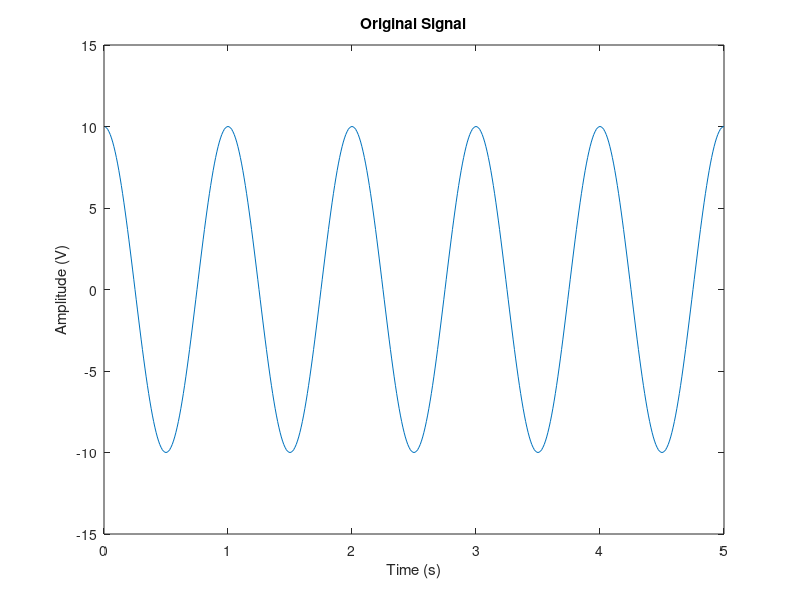
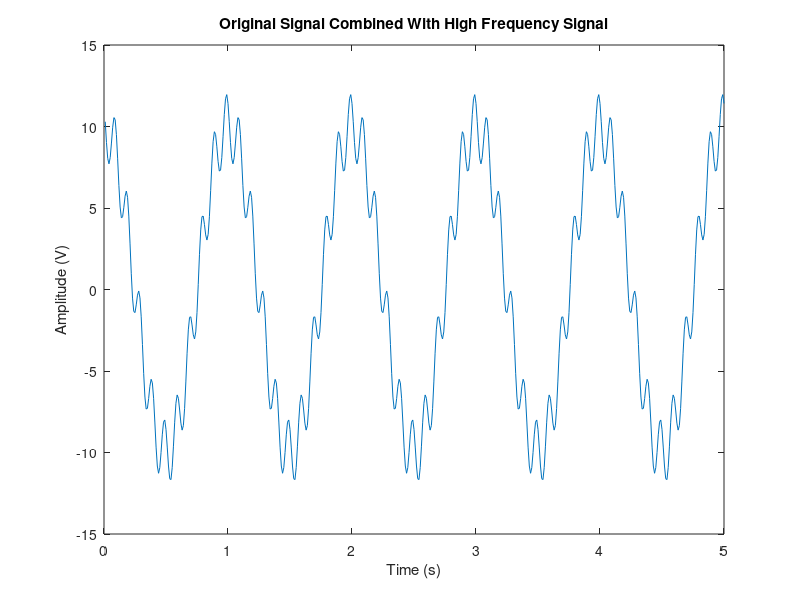
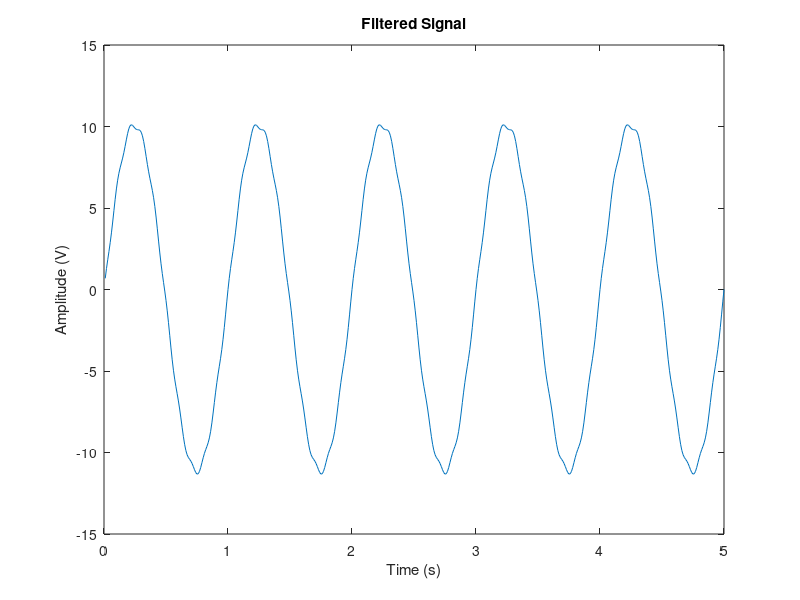

The MATLAB source for these figures, in order: (Note: this script raises an error after producing the figures.)
%Example of How to Use the Filter Function

%Parameters

Fs = 100;
tmax = 5;
Nsamps = tmax*Fs;

%Create Initial Signals
t = 1/Fs:1/Fs:tmax;
s1 = 10*cos(2*pi*t);
s2 = 2*cos(20*pi*t + pi/4);
s3 = s1 + s2;

%Plot in Time Domain

%Original
figure
plot(t,s1)
xlabel('Time (s)')
ylabel('Amplitude (V)')
title('Original Signal')
ylim([-15 15])

%Original + High Freq
figure
plot(t,s3)
xlabel('Time (s)')
ylabel('Amplitude (V)')
title('Original Signal Combined With High Frequency Signal')
ylim([-15 15])

%Filter Signals

%Simple Low-Pass Filter
b = 1;
a = [1 -1];

%Apply Filter
s3_f = filter(b,a,s3);

%Scale Output
s3_f = s3_f/15;

%Plot Filtered Signal
figure
plot(t,s3_f)
xlabel('Time (s)')
ylabel('Amplitude (V)')
title('Filtered Signal')
ylim([-15 15])
%%
Nsamps = Fs * twin(2);

%Frequency Domain

f = [-Nsamps/2:Nsamps/2-1]./Nsamps;   %Prepare freq data for plot

%Original + High Freq
s3_fft = abs(fft(x));
s3_fft =fftshift (s3_fft);      

figure
plot(f, s3_fft)
xlabel('Frequency (Fs^{-1})')
ylabel('Amplitude')
title('Frequency Response of Combined Signal Before Filtering')
ylim([0 100])

%Filter Signals
s3_f_fft = abs(fft(xf));
s3_f_fft = fftshift(s3_f_fft)    ; 

figure
plot(f, s3_f_fft)
xlabel('Frequency (Fs^{-1})')
ylabel('Amplitude')
title('Frequency Response of Combined Signal After Filtering')
ylim([0 100])